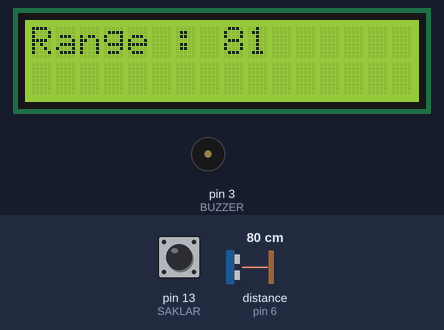
A sketch run on a simulated Arduino Uno, built with avr-gcc and run on an emulated ATmega328P. On the bench: 16×2 character LCD, buzzer (waves = sounding, pin HIGH). The test bench sets the inputs (shaded band); at power-on: pin 13 (SAKLAR) HIGH, distance to the obstacle (sensor on pin 6) 80 cm.

Above: at 1.2 s.
1.3 s: pin 13 (SAKLAR) pulled LOW for 0.15 s
At 1.43 s:
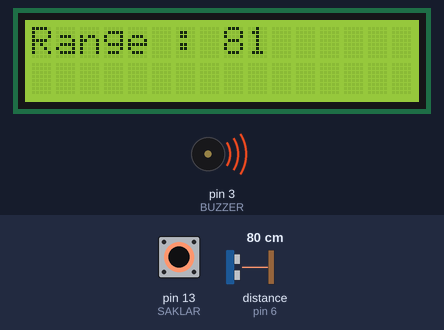
2.9 s: distance to the obstacle (sensor on pin 6) set to 2 cm
At 4.1 s:
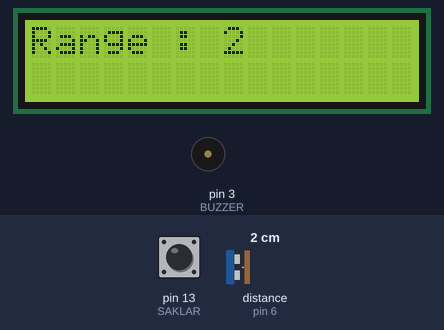
4.4 s: distance to the obstacle (sensor on pin 6) set to 4 cm
At 5.6 s:
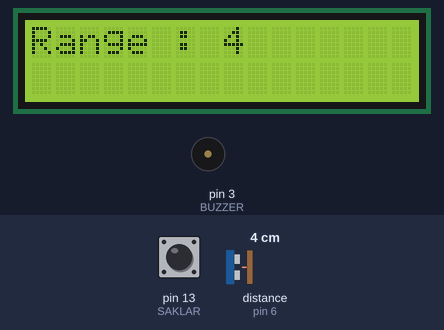
5.9 s: distance to the obstacle (sensor on pin 6) set to 9 cm
At 6.9 s:
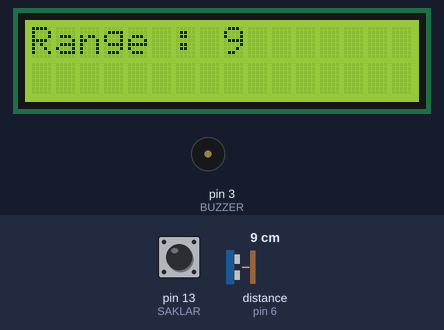
7.4 s: pin 13 (SAKLAR) pulled LOW for 1 s
At 8.1 s:
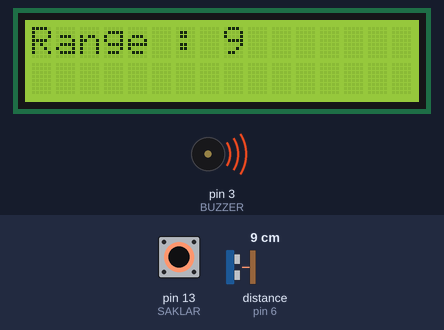
9.9 s: pin 13 (SAKLAR) pulled LOW for 3.2 s
At 13.8 s:
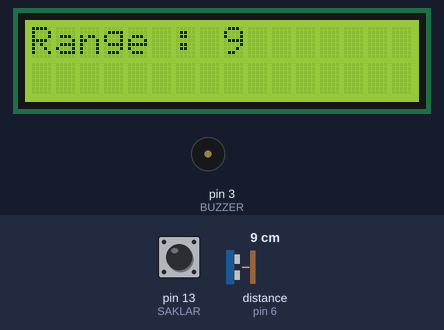
Timing chart, 0 to 15.3 s (numbered marks = the images above; inputs shaded):
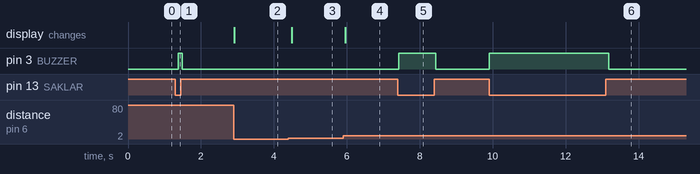

Measured:
- after the input at 1.3 s, pin 3 (BUZZER): LOW → HIGH after 0.07 s, → LOW 0.12 s later
- after the input at 2.9 s, the display: changes at once (image 2)
- after the input at 4.4 s, the display: changes after 0.09 s (image 3)
- after the input at 5.9 s, the display: changes after 0.06 s (image 4)
- after the input at 7.4 s, pin 3 (BUZZER): LOW → HIGH at once, → LOW 1.0 s later
- after the input at 9.9 s, pin 3 (BUZZER): LOW → HIGH at once, → LOW 3.3 s later

The sketch:

arduino.ino
```cpp
#include <NewPing.h>
#include <LiquidCrystal_I2C.h>

#define SAKLAR 13
#define BUZZER 3

LiquidCrystal_I2C lcd(0x27,16,2);
NewPing sonar(7, 6, 100);

void setup() {
  lcd.init();  lcd.backlight();  lcd.clear();
  Serial.begin(115200);

  pinMode(SAKLAR, INPUT_PULLUP);
  pinMode(BUZZER, OUTPUT);
}

void loop() {
  long range = sonar.ping_cm();

  if(!digitalRead(SAKLAR)){
    digitalWrite(BUZZER, HIGH);
  } else {
    digitalWrite(BUZZER, LOW);
  }

  lcd.setCursor(0,0);
  lcd.print("Range : ");
  lcd.print(range);
  lcd.print("   ");
  delay(100);
}
```
